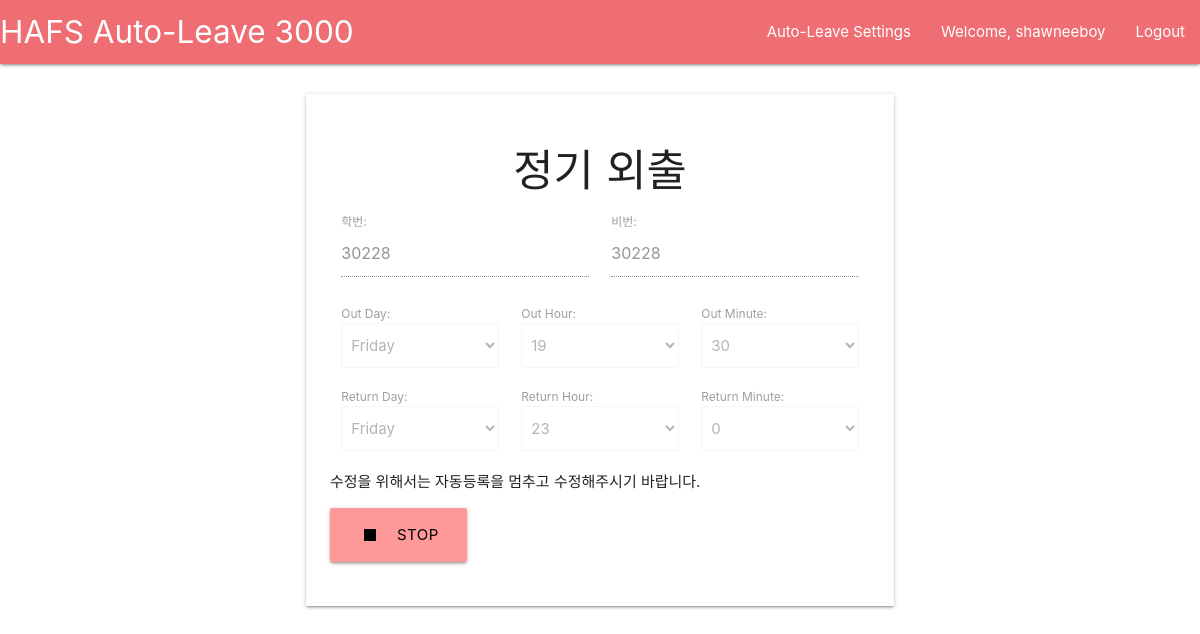
Before: / (signed in) with the older database file.
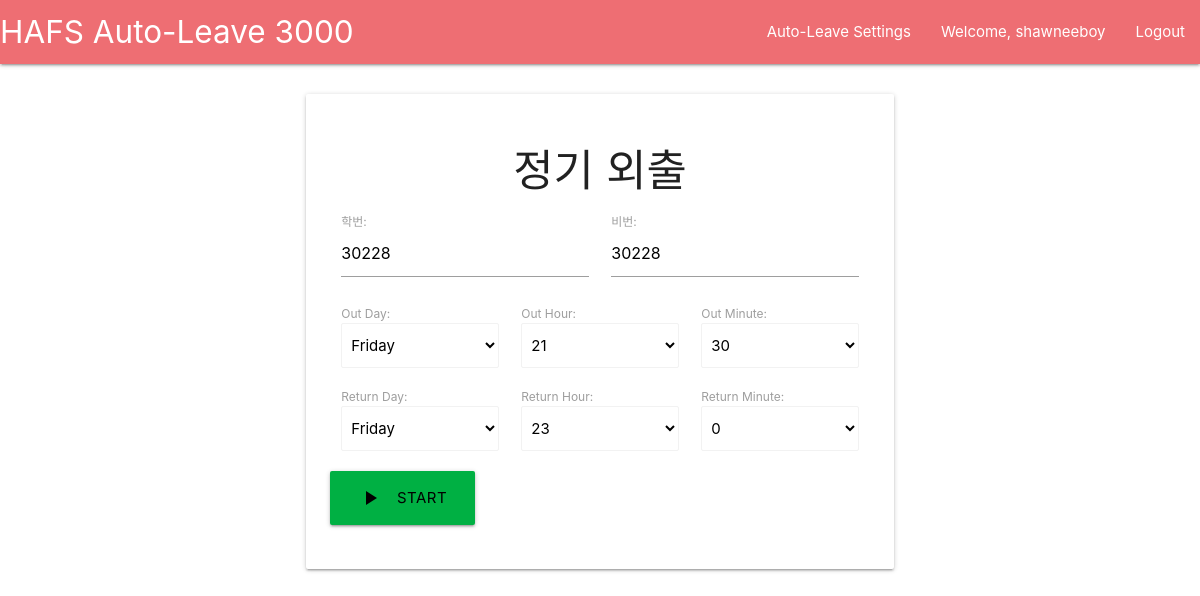
After: the same page with the newer database file.
### main/models.py (models this page shows, shortened)
class GoingInfo(models.Model):
	user = models.OneToOneField(User, on_delete = models.CASCADE, primary_key = True,)
	do_auto_signup = models.BooleanField(default = False)
	student_id = models.CharField(max_length = 5, default = "00000")
	student_pass = models.CharField(max_length = 30, default = "00000")
	out_day = models.CharField(max_length = 10, default = "Friday")
	out_hour = models.IntegerField(default = 19)
	out_minute = models.IntegerField(default =00)
	return_day = models.CharField(max_length = 10, default = "Sunday")
	return_hour = models.IntegerField(default = 23)
	return_minute = models.IntegerField(default = 00)

### main/views.py (the view, shortened to what this page needs)
# urls.py: path("", views.homepage, name="homepage"),
def homepage(request):
	curr_user = request.user
	if not curr_user.is_authenticated:
		messages.info(request, "Please login first.")
		return redirect("main:login")
	info = request.user.goinginfo
	is_active = info.do_auto_signup
	init_data = {'student_id' : info.student_id, 'student_pass' : info.student_pass,
				'out_day' : info.out_day, 'out_hour' : info.out_hour, 'out_minute' : info.out_minute,
				'return_day' : info.return_day, 'return_hour' : info.return_hour, 'return_minute' : info.return_minute}
	form = GoingInfoForm(instance = info, initial = init_data)
	if is_active:
		form.fields['student_id'].widget.attrs['disabled'] = True
		form.fields['student_pass'].widget.attrs['disabled'] = True
		form.fields['out_day'].widget.attrs['disabled'] = True
		form.fields['out_hour'].widget.attrs['disabled'] = True
		form.fields['out_minute'].widget.attrs['disabled'] = True
		form.fields['return_day'].widget.attrs['disabled'] = True
		form.fields['return_hour'].widget.attrs['disabled'] = True
		form.fields['return_minute'].widget.attrs['disabled'] = True
	else:
		form.fields['student_id'].widget.attrs['disabled'] = False
		form.fields['student_pass'].widget.attrs['disabled'] = False
		form.fields['out_day'].widget.attrs['disabled'] = False
		form.fields['out_hour'].widget.attrs['disabled'] = False
		form.fields['out_minute'].widget.attrs['disabled'] = False
		form.fields['return_day'].widget.attrs['disabled'] = False
		form.fields['return_hour'].widget.attrs['disabled'] = False
		form.fields['return_minute'].widget.attrs['disabled'] = False
	return render(request = request,
				  template_name = "main/home.html",
				  context = {"form" : form, "is_active" : is_active})

### main/forms.py
class GoingInfoForm(forms.ModelForm):
    day_choices = [("friday", "Friday"), ("saturday", "Saturday"), ("sunday", "Sunday")]
    minute_choices = [(x, x) for x in range(0, 70, 10)]
    hour_choices = [(x, x) for x in range(0, 24)]
    out_day= forms.CharField(label='Out day', widget=forms.Select(choices=day_choices, attrs = {"class" : "browser-default"}))
    return_day= forms.CharField(widget=forms.Select(choices=day_choices, attrs = {"class" : "browser-default"}))
    out_hour= forms.IntegerField(widget=forms.Select(choices=hour_choices, attrs = {"class" : "browser-default"}))
    out_minute= forms.IntegerField(widget=forms.Select(choices=minute_choices, attrs = {"class" : "browser-default"}))
    return_hour= forms.IntegerField(widget=forms.Select(choices=hour_choices, attrs = {"class" : "browser-default"}))
    return_minute= forms.IntegerField(widget=forms.Select(choices=minute_choices, attrs = {"class" : "browser-default"}))
    class Meta:
        model = GoingInfo
        fields = ['student_id', 'student_pass',
                  'out_day', 'out_hour', 'out_minute',
                  'return_day', 'return_hour', 'return_minute']

### main/templates/main/home.html (shortened to what this page needs)
{% extends "main/header.html" %}
{% block content %}
<div class="container">
	<br>
	<div class = "card-panel white">
		<h3 class = "center-align">
			정기 외출
		</h3>
	<form method="POST">
		<div class = "row">
			<div class = "col s6">
				<div class="fieldWrapper">
					<label for="{{ form.student_id.id_for_label }}">학번:</label>
					{{ form.student_id }}
				</div>
			</div>
			<div class = "col s6">
				<div class="fieldWrapper">
					<label for="{{ form.student_pass.id_for_label }}">비번:</label>
					{{ form.student_pass }}
				</div>
			</div>
		</div>
		<div class = "row">
			<div class = "col s4">
				<div class="fieldWrapper">
					<label for="{{ form.out_day.id_for_label }}">Out Day:</label>
					{{ form.out_day }}
				</div>
			</div>
			<div class = "col s4">
				<div class="fieldWrapper">
					<label for="{{ form.out_hour.id_for_label }}">Out Hour:</label>
					{{ form.out_hour }}
				</div>
			</div>
			<div class = "col s4">
				<div class="fieldWrapper">
					<label for="{{ form.out_minute.id_for_label }}">Out Minute:</label>
					{{ form.out_minute }}
				</div>
			</div>
		</div>
		<div class = "row">
			<div class = "col s4">
				<div class="fieldWrapper">
					<label for="{{ form.return_day.id_for_label }}">Return Day:</label>
					{{ form.return_day }}
				</div>
			</div>
			<div class = "col s4">
				<div class="fieldWrapper">
					<label for="{{ form.return_hour.id_for_label }}">Return Hour:</label>
					{{ form.return_hour }}
				</div>
			</div>
			<div class = "col s4">
				<div class="fieldWrapper">
					<label for="{{ form.return_minute.id_for_label }}">Return Minute:</label>
					{{ form.return_minute }}
				</div>
			</div>
		</div>
		<div class = "row">
			{% if not is_active %}
				<button style="background-color:#00b043; color:black" class="waves-effect waves-light btn-large center-align" type="submit"><i class="material-icons left">play_arrow</i>Start</button>
			{% else %}
				<p>
				수정을 위해서는 자동등록을 멈추고 수정해주시기 바랍니다.
			</p>
				<button style="background-color:#ff9999; color:black" class="waves-effect waves-light btn-large center-align" type="submit"><i class="material-icons left">stop</i>Stop</button>
			{% endif %}
		</div>
	</form>
</div>
	<br><br><br>
</div>
{% endblock %}

Changed rows visible on the page:
changed GoingInfo "Friday": out_hour "19" → "21"
Other visible differences:
text no longer shown: "수정을 위해서는 자동등록을 멈추고 수정해주시기 바랍니다. STOP"
text now shown: "START"
